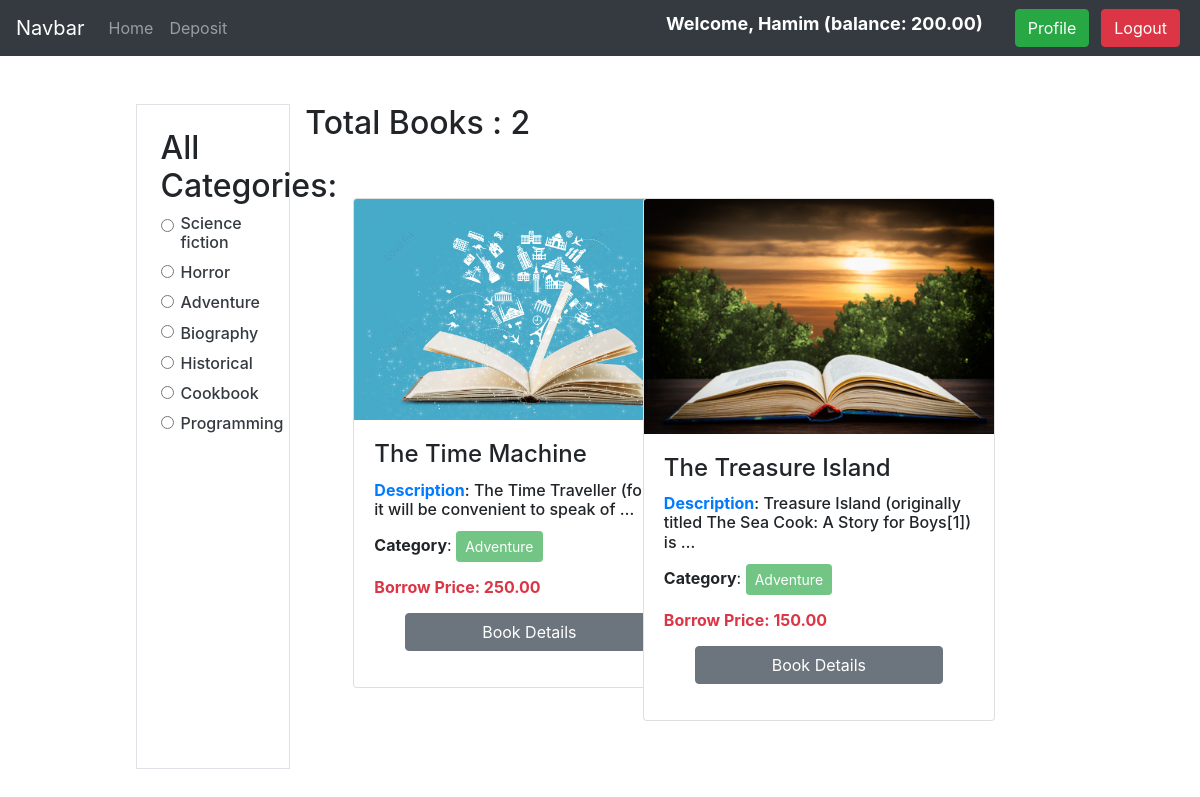
Page /category/adventure (signed in) on the committed database.
### authors/models.py (models this page shows, shortened)
class Registration(models.Model):
    user = models.OneToOneField(User, on_delete=models.CASCADE, related_name='account')
    balance = models.DecimalField(default=0, max_digits=12, decimal_places=2)

### library/models.py (models this page shows, shortened)
class Category(models.Model):
    name = models.CharField(max_length=30)
    slug = models.SlugField(max_length=100, null=True, blank=True, unique=True)
    def __str__(self):
        return f'{self.name}'

class Book(models.Model):
    title = models.CharField(max_length=30)
    description = models.TextField()
    image = models.ImageField(upload_to='book_img')
    borrow_price = models.DecimalField(default=0, max_digits=6, decimal_places=2)
    borrow_date = models.DateField(auto_now=True)
    category = models.ForeignKey(Category, on_delete=models.CASCADE, null=True, blank=True)

### core/views.py (the view)
# urls.py: path('', HomeView, name='home'),
def HomeView(request, slug=None):
    books = Book.objects.all()
    categories = Category.objects.all()
    if slug is not None:
        category = Category.objects.get(slug=slug)
        books = Book.objects.filter(category=category)
    return render(request, 'index.html', {'books': books, 'categories': categories})

### core/templates/index.html (shortened to what this page needs)
{% extends 'base.html' %}
{% block body %}
<div class="row">
  <div class="col-lg-10 col-md-10 col-sm-10 m-auto">
    <div class="row p-5">
      <div class="col-lg-2 col-md-3 col-sm-12 p-4 border">
        <h2>All Categories:</h2>
        {% for category in categories %}
        <div class="form-check">
          <input class="form-check-input" type="radio" name="flexRadioDefault" id="flexRadioDefault1">
          <label class="form-check-label" for="flexRadioDefault1">
            <a href="{% url 'category_wise_book' category.slug %}" class="text-dark"><h6>{{category}}</h6></a>
          </label>
        </div>
        {% endfor %}
      </div>
      <div class="col-lg-10 col-md-8 col-sm-12">
          <h2>Total Books : {{books | length}}</h2>
        <div class="row">
          {% for book in books %}
          <div class="col-lg-3 col-md-6 col-sm-12 m-5">
            <div class="card" style="width: 22rem;">
              <img class="card-img-top" src="{{book.image.url}}" alt="Card image cap" style="width: 100%;">
              <div class="card-body">
                <h4 class="card-title">{{book.title}}</h4>
                <h6 class="card-title"><b class="text-primary">Description</b>: {{book.description | truncatewords:12}}</h6>
                <p>
                  <b>Category</b>: <button class="btn btn-success btn-sm" disabled>{{book.category}}</button>
                </p>
                <h6 class="card-text text-danger"><b>Borrow Price: {{book.borrow_price}}</b></h6>
                {% if not user.is_authenticated %}
                <p class="text-center pt-2">
                  <a href="{% url 'book_details_for_unloggedin_user' book.id %}" class="btn btn-secondary" style="width: 80%;">Book Details</a>
                </p>
                {% else %}
                <p class="text-center pt-2">
                  <a href="{% url 'book_details_for_loggedin_user' book.id %}" class="btn btn-secondary" style="width: 80%;">Book Details</a>
                </p>
                {% endif %}
              </div>
            </div>
          </div>
          {% endfor %}
        </div>
      </div>
    </div>
  </div>
</div>
{% endblock %}

### core/templates/navbar.html (shortened to what this page needs)
<nav class="navbar navbar-expand-lg navbar-dark bg-dark">
    <a class="navbar-brand" href="#">Navbar</a>
    <div class="collapse navbar-collapse" id="navbarSupportedContent">
      <ul class="navbar-nav mr-auto">
        <li class="nav-item">
          <a class="nav-link" href="{% url 'home' %}">Home</a>
        </li>
        {% if user.is_authenticated %}
        <li class="nav-item">
          <a class="nav-link" href="{% url 'deposit' %}">Deposit</a>
        </li>
        {% endif %}
      </ul>
      <div class="form-inline my-2 my-lg-0">
        {% if user.is_authenticated %}
        <h5 class="mr-4 text-white" style="font-size: 18px; font-weight: bolder;">Welcome, {{ user.first_name}} (balance: {{user.account.balance}})</h5>
        <a class="text-white btn btn-success mx-2" href="{% url 'profile' %}">Profile</a>
        <form action="{% url 'logout' %}" method="post">
          <button type="submit" class="btn btn-danger mx-1">Logout</button>
        </form>
        {% else %}
        <a href="{% url 'register' %}" class="btn btn-success mx-2">Register</a>
        <a href="{% url 'login' %}" class="btn btn-primary mx-1">Login</a>
        {% endif %}
      </div>
    </div>
  </nav>

### rows in the picture
Category: name "Science fiction"
Category: name "Horror"
Category: name "Adventure"
Category: name "Biography"
Category: name "Historical"
Category: name "Cookbook"
Category: name "Programming"
Book: image (picture), title "The Time Machine", description "The Time Traveller (for so it will be convenient to speak of …", category "Adventure", borrow_price "250.00"
Book: image (picture), title "The Treasure Island", description "Treasure Island (originally titled The Sea Cook: A Story for Boys[1]) is …", category "Adventure", borrow_price "150.00"

### other values in the picture
{{ user.first_name }} "Hamim"
{{ user.account.balance }} "200.00"
{{ books | length }} "2"
